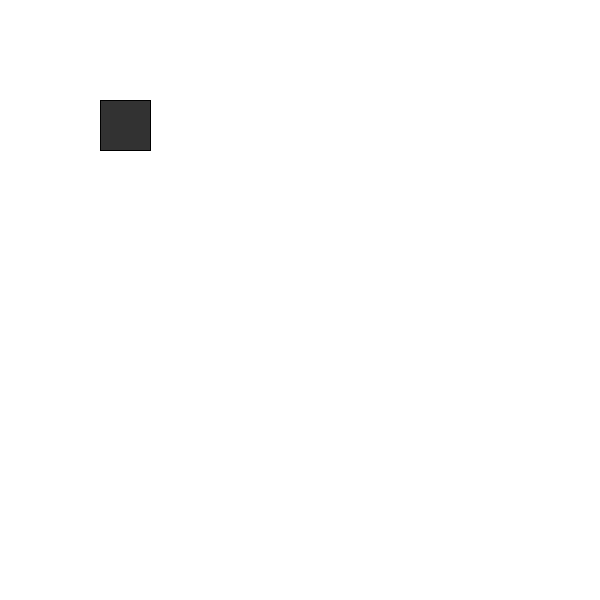
Frame 1 (no input)
Frame 60 (the mouse pressed at the canvas centre just before this capture): identical to frame 1, image omitted
Frame 120 (the mouse held since frame 60 and released just before this capture): identical to frame 1, image omitted

The Processing sketch that drew this single still picture (run headless with seeded random() and noise(); from frame 60 on, the mouse is pressed at the canvas centre):

// Processing sketch: processing_7710
// ── processing_7710.pde

float x, y, w, h;
float offsetX, offsetY;
boolean isNotSet = true;
boolean isDraggable = false;

float timeIn, timeOut;
float xIn, yIn, xOut, yOut;
float xSpeed, ySpeed;
float damping = .98;
float boost = 20;

void setup(){
  size(600, 600);
  smooth();
  fill(50);
  x = 100;
  y = 100; 
  w = 50;
  h = 50;
}

void draw(){
  background(255);
  rect(x, y, w, h);

  if (isDraggable){
    move();
  }
  x+=xSpeed;
  y+=ySpeed;
  xSpeed*=damping;
  ySpeed*=damping;
  collisionDetection();
}

void collisionDetection(){
  if (x > width - w){
    x = width - w;
    xSpeed*=-1;
  } 
  else if (x < 0){
    x = 0;
    xSpeed*=-1;
  }

  if (y > height - h){
    y = height - h;
    ySpeed*=-1;
  } 
  else if (y < 0){
    y = 0;
    ySpeed*=-1;
  }

}

void move(){
  x = mouseX - offsetX;
  y = mouseY - offsetY;
}


void mousePressed(){
  if (isNotSet) {
    offsetX = mouseX-x;
    offsetY = mouseY-y;
    timeIn = millis();
    xIn = mouseX;
    yIn = mouseY;
    if (drag()){
      isDraggable = true;
    }
    isNotSet = false;
  }
}

void mouseReleased(){
  isNotSet = true;
  isDraggable = false;

  timeOut = millis();
  xOut = mouseX;
  yOut = mouseY;
  float deltaX = xOut-xIn;
  float deltaY = yOut-yIn;
  float deltaTime = timeOut-timeIn;
  xSpeed = deltaX/deltaTime;
  ySpeed = deltaY/deltaTime;
  xSpeed*=boost;
  ySpeed*=boost;
}

boolean drag(){
  if(mouseX > x && mouseX < x+w
    && mouseY > y && mouseY < y+h && mousePressed){
    return true;
  }
  return false;
}
